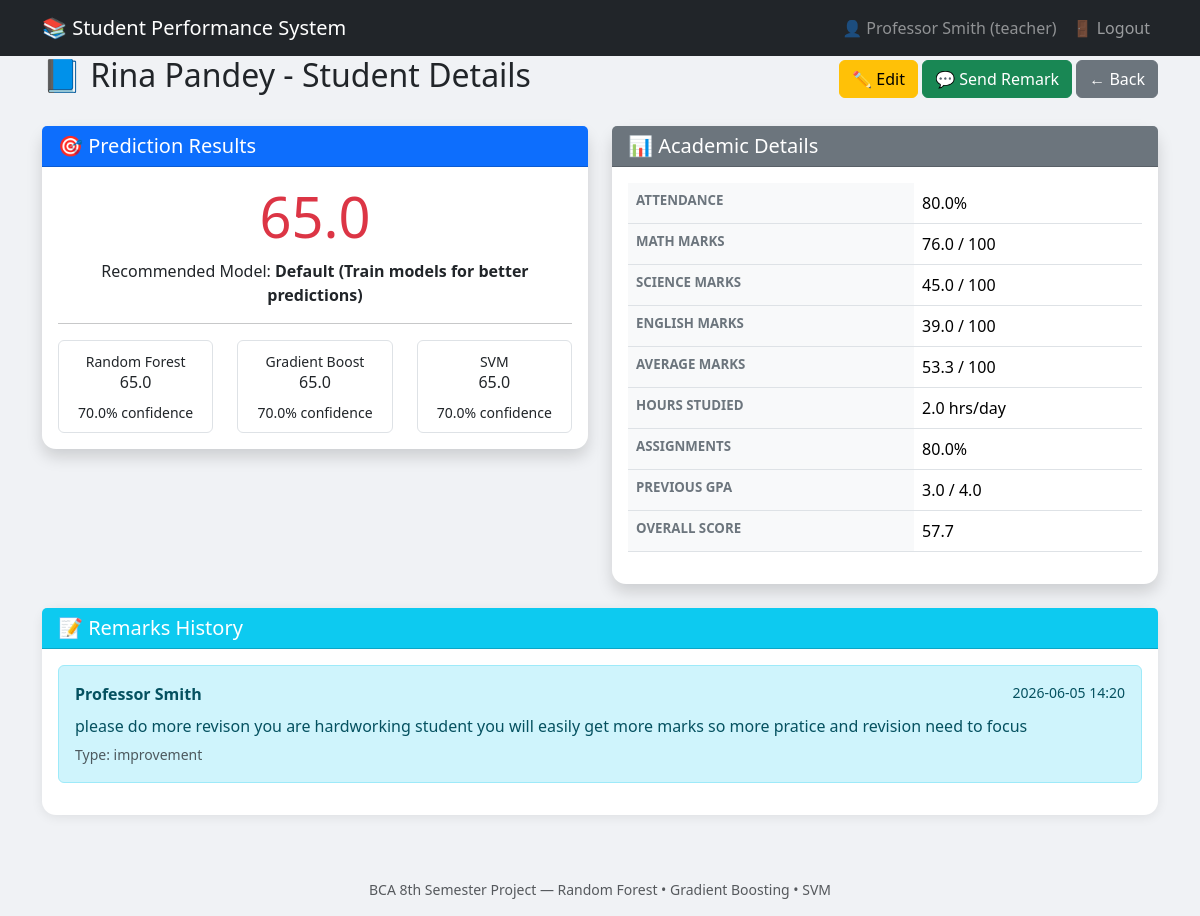
/teacher/student/4 (signed in), run on the app's committed database.
### models.py (models this page shows, shortened)
class User(Base):
    __tablename__ = "users"
    id = Column(Integer, primary_key=True, autoincrement=True)
    username = Column(String(50), unique=True, nullable=False)
    email = Column(String(100), unique=True, nullable=False)
    password_hash = Column(String(255), nullable=False)
    role = Column(String(20), nullable=False)  # admin, teacher, student
    full_name = Column(String(100), nullable=False)
    is_active = Column(Boolean, default=True)
    created_at = Column(DateTime, default=func.now())
    student_id = Column(Integer, unique=True, nullable=True)  # For student roll number
    remarks_sent = relationship("Remark", foreign_keys="Remark.sender_id", backref="sender")
    remarks_received = relationship("Remark", foreign_keys="Remark.receiver_id", backref="receiver")

class Student(Base):
    __tablename__ = "students"
    id = Column(Integer, primary_key=True, autoincrement=True)
    name = Column(String(100), nullable=False)
    roll_number = Column(String(20), nullable=True)  # Student roll number
    attendance = Column(Float, nullable=False)      # 0–100 %
    math_marks = Column(Float, nullable=False)      # 0–100
    science_marks = Column(Float, nullable=False)   # 0–100
    english_marks = Column(Float, nullable=False)   # 0–100
    hours_studied = Column(Float, nullable=False)   # hours per day
    assignments = Column(Float, nullable=False)     # % completed
    prev_gpa = Column(Float, nullable=False)        # 0.0 – 4.0
    class_id = Column(Integer, ForeignKey("classes.id"), nullable=True)
    section_id = Column(Integer, ForeignKey("sections.id"), nullable=True)
    parent_contact = Column(String(20), nullable=True)
    parent_email = Column(String(100), nullable=True)
    address = Column(Text, nullable=True)
    enrollment_date = Column(DateTime, default=func.now())
    prediction_rf = Column(String(10), default="")
    prediction_gb = Column(String(10), default="")
    prediction_svm = Column(String(10), default="")
    confidence_rf = Column(Float, default=0.0)
    confidence_gb = Column(Float, default=0.0)
    confidence_svm = Column(Float, default=0.0)
    best_model = Column(String(30), default="")
    created_at = Column(DateTime, default=func.now())
    class_obj = relationship("Class", back_populates="students")
    section = relationship("Section", back_populates="students")

class Remark(Base):
    __tablename__ = "remarks"
    id = Column(Integer, primary_key=True, autoincrement=True)
    sender_id = Column(Integer, ForeignKey("users.id"), nullable=False)
    receiver_id = Column(Integer, ForeignKey("users.id"), nullable=False)
    student_record_id = Column(Integer, ForeignKey("students.id"), nullable=True)
    message = Column(Text, nullable=False)
    remark_type = Column(String(30), default="general")  # general, warning, appreciation, improvement
    is_read = Column(Boolean, default=False)
    created_at = Column(DateTime, default=func.now())

### routes.py (the view)
    @app.route("/teacher/student/<int:student_id>")
    @login_required
    @role_required(Roles.TEACHER)
    def teacher_student_detail(student_id):
        db = SessionLocal()
        try:
            student_db = db.query(Student).filter(Student.id == student_id).first()
            if not student_db:
                flash("Student record not found.", "danger")
                db.close()
                return redirect(url_for("dashboard_teacher"))
            avg_marks = (student_db.math_marks + student_db.science_marks + student_db.english_marks) / 3 if (student_db.math_marks + student_db.science_marks + student_db.english_marks) > 0 else 0
            student = {
                "id": student_db.id,
                "roll_number": student_db.roll_number,
                "name": student_db.name,
                "attendance": student_db.attendance,
                "math_marks": student_db.math_marks,
                "science_marks": student_db.science_marks,
                "english_marks": student_db.english_marks,
                "hours_studied": student_db.hours_studied,
                "assignments": student_db.assignments,
                "prev_gpa": student_db.prev_gpa,
                "prediction_rf": student_db.prediction_rf,
                "prediction_gb": student_db.prediction_gb or student_db.prediction_rf,
                "prediction_svm": student_db.prediction_svm or student_db.prediction_rf,
                "confidence_rf": student_db.confidence_rf or 85.0,
                "confidence_gb": student_db.confidence_gb or 85.0,
                "confidence_svm": student_db.confidence_svm or 85.0,
                "best_model": student_db.best_model or "Random Forest",
                "avg_marks": round(avg_marks, 1),
                "parent_contact": student_db.parent_contact,
                "address": student_db.address,
                "overall_score": round((avg_marks * 0.50 + student_db.attendance * 0.25 + min(student_db.hours_studied * 10, 100) * 0.15 + student_db.assignments * 0.10), 1) if avg_marks > 0 else 0,
                "created_at": student_db.created_at
            }
            student_user = db.query(User).filter(User.student_id == student_id).first()
            remarks = []
            if student_user:
                remarks_db = db.query(Remark).filter(Remark.receiver_id == student_user.id)\
                           .order_by(Remark.created_at.desc()).all()
                for r in remarks_db:
                    remarks.append({
                        "id": r.id,
                        "message": r.message,
                        "remark_type": r.remark_type,
                        "created_at": r.created_at,
                        "sender": r.sender.full_name if r.sender else "Teacher"
                    })
            db.close()
            return render_template("teacher_student_detail.html", student=student, remarks=remarks)
        except Exception as e:
            db.close()
            flash(f"Error: {str(e)}", "danger")
            return redirect(url_for("dashboard_teacher"))

### auth.py (called while the page is built)
def login_required(f):
    @wraps(f)
    def decorated_function(*args, **kwargs):
        if "user_id" not in session:
            flash("Please login first!", "warning")
            return redirect(url_for("login"))
        return f(*args, **kwargs)
    return decorated_function

def role_required(*allowed_roles):
    def decorator(f):
        @wraps(f)
        def decorated_function(*args, **kwargs):
            if "user_id" not in session:
                flash("Please login first!", "warning")
                return redirect(url_for("login"))
            if session.get("role") not in allowed_roles:
                flash("Access denied! You don't have permission for this page.", "danger")
                return redirect(url_for(f"dashboard_{session.get('role', 'student')}"))
            return f(*args, **kwargs)
        return decorated_function
    return decorator

### templates/teacher_student_detail.html (shortened to what this page needs)
{% extends "base.html" %}
{% block content %}
<div class="d-flex justify-content-between align-items-center mb-4">
    <h2>📘 {{ student.name }} - Student Details</h2>
    <div>
        <a href="{{ url_for('edit_student', student_id=student.id) }}" class="btn btn-warning">✏️ Edit</a>
        <a href="{{ url_for('teacher_send_remark', student_record_id=student.id) }}" class="btn btn-success">💬 Send Remark</a>
        <a href="{{ url_for('dashboard_teacher') }}" class="btn btn-secondary">← Back</a>
    </div>
</div>
<div class="row">
    <div class="col-md-6 mb-4">
        <div class="card shadow">
            <div class="card-header bg-primary text-white">
                <h5 class="mb-0">🎯 Prediction Results</h5>
            </div>
            <div class="card-body text-center">
                <h1 class="display-4 {% if student.prediction_rf == 'Pass' %}text-success{% else %}text-danger{% endif %}">
                    {{ student.prediction_rf }}
                </h1>
                <p>Recommended Model: <strong>{{ student.best_model }}</strong></p>
                <hr>
                <div class="row">
                    <div class="col-4">
                        <div class="border rounded p-2">
                            <small>Random Forest</small>
                            <h6>{{ student.prediction_rf }}</h6>
                            <small>{{ student.confidence_rf }}% confidence</small>
                        </div>
                    </div>
                    <div class="col-4">
                        <div class="border rounded p-2">
                            <small>Gradient Boost</small>
                            <h6>{{ student.prediction_gb }}</h6>
                            <small>{{ student.confidence_gb }}% confidence</small>
                        </div>
                    </div>
                    <div class="col-4">
                        <div class="border rounded p-2">
                            <small>SVM</small>
                            <h6>{{ student.prediction_svm }}</h6>
                            <small>{{ student.confidence_svm }}% confidence</small>
                        </div>
                    </div>
                </div>
            </div>
        </div>
    </div>
    <div class="col-md-6 mb-4">
        <div class="card shadow">
            <div class="card-header bg-secondary text-white">
                <h5 class="mb-0">📊 Academic Details</h5>
            </div>
            <div class="card-body">
                <table class="table">
                    <tr><th>Attendance</th><td>{{ student.attendance }}%</td></tr>
                    <tr><th>Math Marks</th><td>{{ student.math_marks }} / 100</td></tr>
                    <tr><th>Science Marks</th><td>{{ student.science_marks }} / 100</td></tr>
                    <tr><th>English Marks</th><td>{{ student.english_marks }} / 100</td></tr>
                    <tr><th>Average Marks</th><td>{{ student.avg_marks }} / 100</td></tr>
                    <tr><th>Hours Studied</th><td>{{ student.hours_studied }} hrs/day</td></tr>
                    <tr><th>Assignments</th><td>{{ student.assignments }}%</td></tr>
                    <tr><th>Previous GPA</th><td>{{ student.prev_gpa }} / 4.0</td></tr>
                    <tr><th>Overall Score</th><td>{{ student.overall_score }}</td></tr>
                </table>
            </div>
        </div>
    </div>
</div>
<div class="card">
    <div class="card-header bg-info text-white">
        <h5 class="mb-0">📝 Remarks History</h5>
    </div>
    <div class="card-body">
        {% if remarks %}
            {% for remark in remarks %}
            <div class="alert {% if remark.remark_type == 'appreciation' %}alert-success{% elif remark.remark_type == 'warning' %}alert-warning{% elif remark.remark_type == 'improvement' %}alert-info{% else %}alert-secondary{% endif %}">
                <div class="d-flex justify-content-between">
                    <strong>{{ remark.sender }}</strong>
                    <small>{{ remark.created_at.strftime('%Y-%m-%d %H:%M') if remark.created_at else 'Unknown' }}</small>
                </div>
                <p class="mb-1 mt-2">{{ remark.message }}</p>
                <small class="text-muted">Type: {{ remark.remark_type }}</small>
            </div>
            {% endfor %}
        {% else %}
            <p class="text-muted text-center">No remarks sent yet.</p>
        {% endif %}
    </div>
</div>
{% endblock %}

### templates/base.html (shortened to what this page needs)
<!DOCTYPE html>
<html lang="en">
<head>
<link href="https://cdn.jsdelivr.net/npm/bootstrap@5.3.2/dist/css/bootstrap.min.css" rel="stylesheet">
<link href="https://cdn.jsdelivr.net/npm/bootstrap-icons@1.11.3/font/bootstrap-icons.css" rel="stylesheet">
</head>
<body>
  <nav class="navbar navbar-expand-lg navbar-dark bg-dark">
        <div class="container">
            <a class="navbar-brand" href="
                {%- if session.get('user_id') -%}
                    {{ url_for('dashboard_' + session.get('role', 'student')) }}
                {%- else -%}
                    {{ url_for('login') }}
                {%- endif -%}
            ">
                📚 Student Performance System
            </a>
            {% if session.get('user_id') %}
            <div class="navbar-nav ms-auto">
                <span class="nav-link text-white-50">
                    👤 {{ session.get('full_name') }} ({{ session.get('role') }})
                </span>
                <a class="nav-link" href="{{ url_for('logout') }}">🚪 Logout</a>
            </div>
            {% endif %}
        </div>
    </nav>
<div class="container pb-5">
{% block content %}{% endblock %}
</div>
<footer class="text-center text-muted py-3 small">
BCA 8th Semester Project &mdash; Random Forest &bull; Gradient Boosting &bull; SVM
</footer>
</body>
</html>

### templates/base.html (style rules this page uses)
body { background-color: #f0f2f5; font-family: 'Segoe UI', sans-serif; }
.card { border: none; border-radius: 14px; box-shadow: 0 2px 12px rgba(0,0,0,0.08); }
.table th { background:#f8f9fa; font-weight:600; font-size:0.83rem; text-transform:uppercase; color:#6c757d; }

### data on the page
User: get "Professor Smith", sender "Professor Smith"
Student: name "Rina Pandey", prediction_rf "65.0", best_model "Default (Train models for better predictions)", confidence_rf "70.0", prediction_gb "65.0", confidence_gb "70.0", prediction_svm "65.0", confidence_svm "70.0", attendance "80.0", math_marks "76.0", science_marks "45.0", english_marks "39.0", hours_studied "2.0", assignments "80.0", prev_gpa "3.0"
Remark: created_at "2026-06-05 14:20", message "please do more revison you are hardworking student you will easily get more marks so more pratice and revision need to focus", remark_type "improvement"

### other printed values
{{ session.get('role') }} "teacher"
{{ student.avg_marks }} "53.3"
{{ student.overall_score }} "57.7"
